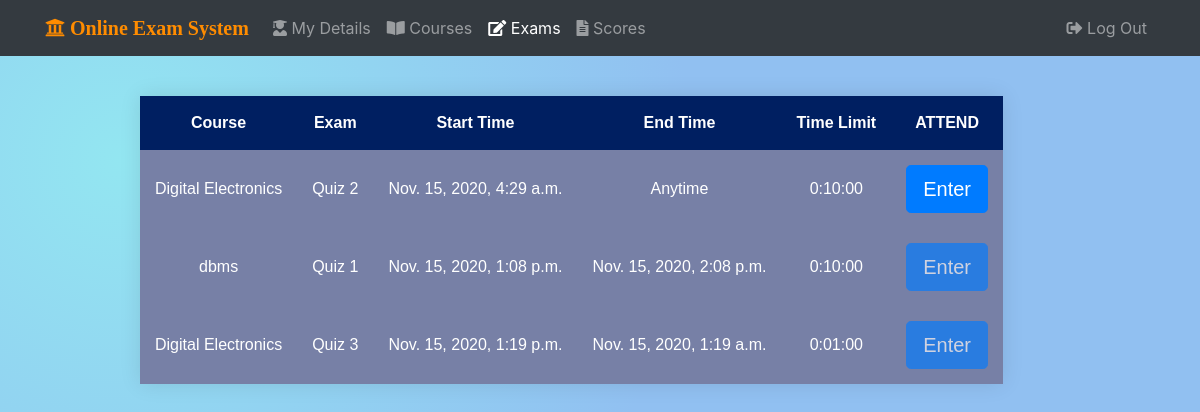
The page /students/student001/exams/ on the database as committed earlier.
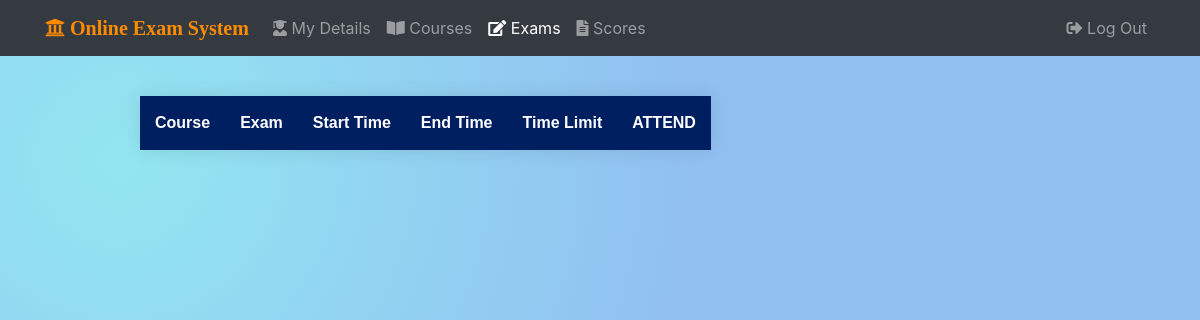
The same page on the database as committed later.
### stud_app/models.py (models this page shows, shortened)
class Exam(models.Model):
    exam_name = models.CharField(max_length=40, unique=True)
    course_fk = models.ForeignKey(Course, verbose_name='Course', on_delete=models.CASCADE)
    qn_mark = models.FloatField(default=4, null=True, blank=True)
    neg_mark = models.FloatField(default=1, null=True, blank=True)
    start_time = models.DateTimeField(null=True, blank=True)
    end_time = models.DateTimeField(null=True, blank=True)
    time_limit = models.DurationField(help_text='HH:MM:SS format') #widget=TimeDurationWidget(), required=False,
    is_active = models.BooleanField(default=True)
    created_on = models.DateTimeField(auto_now_add=True, editable=False)
    updated_on = models.DateTimeField(auto_now=True, editable=False)
    pub_date = models.DateTimeField('Date Published', auto_now_add=True, editable=False)
    def was_published_recently(self):
        now = timezone.now()
        return now - datetime.timedelta(days=1) <= self.pub_date <= now
    was_published_recently.short_description = 'Recently Published?'
    was_published_recently.boolean = True
    was_published_recently.admin_order_field = 'pub_date'
    class Meta:
        ordering = ['start_time',]

class Course(models.Model):
    course_code = models.CharField(max_length=6, unique=True)
    course_name = models.CharField(max_length=50)
    dept_fk = models.ForeignKey(Department, on_delete=models.PROTECT)
    course_desc = models.TextField('Course Description',max_length=300,null=True,blank=True)

### stud_app/views.py (the view)
# urls.py: path('<username>/exams/', views.exam_list_view, name="exams"),
def exam_list_view(request, username):
    if request.method == 'POST':
        exams = Exam.objects.all()
        for exam in exams:
            if str(exam.id) in request.POST:
                return HttpResponseRedirect(reverse('stud_app:exams', args=[username, exam.id,]))
        else:
            return HttpResponse('NO such exams\n',request.POST)
    else:
        student = get_object_or_404(Student, user__username = username)
        courses = student.course_fk.all()
        exams = Exam.objects.filter(Q(course_fk__in=courses))
        unattended_exams = Exam.objects.filter(
            ~Q(attendee__exam_fk__in=exams),
            Q(is_active=True)
        )
        context = {
                'username': username,
                'exams': unattended_exams,
                'now': timezone.now(),
                'current_page': 'exams',
            }
        return render(request, 'stud_app/exam_list.html', context)

### stud_app/templates/stud_app/exam_list.html (shortened to what this page needs)
{% extends 'base.html' %}
{% load static %}
{% block head %}
    <link rel="stylesheet" href="{% static 'stud_app/css/exam_list.css' %}">
{% endblock %}
{% block content %}
<div class="container">
<div class="row">
<div class="col-10 offset-1">
<form action="" method="post">
    <div class="table-container">
        <table style="margin: auto;">
            <thead>
                <tr>
                    <th>Course</th>
                    <th>Exam</th>
                    <th>Start Time</th>
                    <th>End Time</th>
                    <th>Time Limit</th>
                    <th>ATTEND</th>
                </tr>
            </thead>
            <tbody>
                {% for exam in exams %}
                <tr>
                    <td>{{ exam.course_fk.course_name }}</td>
                    <td>{{ exam.exam_name }}</td>
                    <td>
                        {% if exam.start_time %}
                            {{ exam.start_time }}
                        {% else %}
                            Anytime
                        {% endif %}
                    </td>
                    <td>
                        {% if exam.end_time %}
                            {{ exam.end_time }}
                        {% else %}
                            Anytime
                        {% endif %}
                    </td>
                    <td>{{ exam.time_limit }}</td>
                    <td>
                        <button type="submit" name="{{ exam.id }}" class="btn btn-lg btn-primary btn-block btn-signin"
                        {% if now < exam.start_time or now > exam.end_time %}
                            disabled
                        {% endif %}
                        value="{{ exam.id}}">Enter</button>
                    </td>
                </tr>
                {% endfor %}
            </tbody>
        </table>
    </div>
</form>
</div>
</div>
</div>
{% endblock %}

### templates/base.html (shortened to what this page needs)
{% load static %}
<!DOCTYPE html>
<html>
    <head>
        <link rel="stylesheet" href="https://maxcdn.bootstrapcdn.com/bootstrap/4.0.0/css/bootstrap.min.css">
        <link rel="stylesheet" href="https://cdnjs.cloudflare.com/ajax/libs/bootstrap-social/5.1.1/bootstrap-social.min.css" />
        <link rel="stylesheet" href="https://cdnjs.cloudflare.com/ajax/libs/font-awesome/5.15.1/css/all.min.css">
        <link rel="stylesheet" href="{% static 'css/master.css' %}">
        {% block head %}{% endblock %}
    </head>
    <body>
    {% block nav %}
    <nav class="navbar navbar-expand-lg navbar-extend-sm navbar-dark bg-dark" id="MyNav">
        <div class="container">
            <a class="navbar-brand" id="univLogo" href="{% url 'stud_app:home' username %}"><span class="fas fa-university"> Online Exam System</a>
            <div class="collapse navbar-collapse" id='Navbar'>
                <div class="navbar-nav">
                <a class="nav-item nav-link {% if current_page == 'home' %}active{% endif %}"  href="{% url 'stud_app:home' username %}"><span class="fas fa-user-graduate"></span> My Details</a>
                <a class="nav-item nav-link {% if current_page == 'courses' %}active{% endif %}" href="{% url 'stud_app:courses' username %}"><span class="fas fa-book-open"></span> Courses</a>
                <a class="nav-item nav-link {% if current_page == 'exams' %}active{% endif %}" href="{% url 'stud_app:exams' username %}"><span class="fas fa-edit"></span> Exams</a>
                <a class="nav-item nav-link {% if current_page == 'scores' %}active{% endif %}" href="{% url 'stud_app:scores' username %}"><span class="fas fa-file-alt"></span> Scores</a>
                </div>
                <div class="navbar-nav ml-auto">
                <a class="nav-item nav-link ml-auto" href="{% url 'stud_app:logout' %}"><span class="fas fa-sign-out-alt"></span> Log Out</a>
                </div>
            </div>
        </div>
    </nav>
    {% endblock %}
    {% block content %}
    {% endblock %}
    </body>
</html>

### static/css/master.css (style rules this page uses)
#MyNav { margin-bottom: 10px; }
#univLogo { color: darkorange; }
body, html { height: 100%; background-repeat: no-repeat; background-attachment: fixed; background-image: radial-gradient( circle farthest-corner at 10% 20%, rgba(147,230,241,1) 0%, rgba(145,192,241,1) 45.5% ); }

### stud_app/static/stud_app/css/exam_list.css (style rules this page uses)
.table-container { background-color: #55608f; font-family: sans-serif; font-weight: 100; position: absolute; margin-top: 30px; }
table { border-collapse: collapse; overflow: hidden; box-shadow: 0 0 20px rgba(0, 0, 0, 0.1); }
th, td { padding: 15px; background-color: rgba(255, 255, 255, 0.2); color: rgb(255, 255, 255); text-align: center; }
thead th { background-color:#001F61; }

Rows that differ between the two databases and show on the page:
removed Exam: course_fk.course_name "Digital Electronics", exam_name "Quiz 2", start_time "Nov. 15, 2020, 4:29 a.m.", shows "Anytime", time_limit "0:10:00"
removed Exam: course_fk.course_name "dbms", exam_name "Quiz 1", start_time "Nov. 15, 2020, 1:08 p.m.", end_time "Nov. 15, 2020, 2:08 p.m.", time_limit "0:10:00"
removed Exam: course_fk.course_name "Digital Electronics", exam_name "Quiz 3", start_time "Nov. 15, 2020, 1:19 p.m.", end_time "Nov. 15, 2020, 1:19 a.m.", time_limit "0:01:00"
